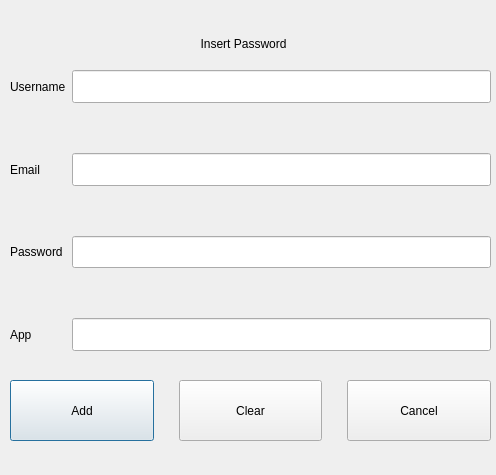
<?xml version="1.0" encoding="UTF-8"?>
<ui version="4.0">
 <class>dialogAdd</class>
 <widget class="QDialog" name="dialogAdd">
  <property name="geometry">
   <rect>
    <x>0</x>
    <y>0</y>
    <width>496</width>
    <height>475</height>
   </rect>
  </property>
  <property name="sizePolicy">
   <sizepolicy hsizetype="Fixed" vsizetype="Fixed">
    <horstretch>0</horstretch>
    <verstretch>0</verstretch>
   </sizepolicy>
  </property>
  <property name="windowTitle">
   <string>Dialog</string>
  </property>
  <widget class="QWidget" name="widgetTitle" native="true">
   <property name="geometry">
    <rect>
     <x>13</x>
     <y>13</y>
     <width>470</width>
     <height>51</height>
    </rect>
   </property>
   <widget class="QLabel" name="labelTitle">
    <property name="geometry">
     <rect>
      <x>0</x>
      <y>0</y>
      <width>461</width>
      <height>61</height>
     </rect>
    </property>
    <property name="layoutDirection">
     <enum>Qt::LeftToRight</enum>
    </property>
    <property name="text">
     <string>Insert Password</string>
    </property>
    <property name="alignment">
     <set>Qt::AlignCenter</set>
    </property>
   </widget>
  </widget>
  <widget class="QWidget" name="gridLayoutWidget_2">
   <property name="geometry">
    <rect>
     <x>10</x>
     <y>70</y>
     <width>481</width>
     <height>281</height>
    </rect>
   </property>
   <layout class="QGridLayout" name="gridLayoutForm">
    <property name="verticalSpacing">
     <number>50</number>
    </property>
    <item row="0" column="0">
     <widget class="QLabel" name="labelUsername">
      <property name="text">
       <string>Username</string>
      </property>
     </widget>
    </item>
    <item row="0" column="1">
     <widget class="QLineEdit" name="lineEditUsernameInsert">
      <property name="sizePolicy">
       <sizepolicy hsizetype="Expanding" vsizetype="Expanding">
        <horstretch>0</horstretch>
        <verstretch>0</verstretch>
       </sizepolicy>
      </property>
     </widget>
    </item>
    <item row="1" column="1">
     <widget class="QLineEdit" name="lineEditEmailInsert">
      <property name="sizePolicy">
       <sizepolicy hsizetype="Expanding" vsizetype="Expanding">
        <horstretch>0</horstretch>
        <verstretch>0</verstretch>
       </sizepolicy>
      </property>
     </widget>
    </item>
    <item row="2" column="1">
     <widget class="QLineEdit" name="lineEditPasswordInsert">
      <property name="sizePolicy">
       <sizepolicy hsizetype="Expanding" vsizetype="Expanding">
        <horstretch>0</horstretch>
        <verstretch>0</verstretch>
       </sizepolicy>
      </property>
     </widget>
    </item>
    <item row="2" column="0">
     <widget class="QLabel" name="labelPassword">
      <property name="text">
       <string>Password</string>
      </property>
     </widget>
    </item>
    <item row="1" column="0">
     <widget class="QLabel" name="labelEmail">
      <property name="text">
       <string>Email</string>
      </property>
     </widget>
    </item>
    <item row="3" column="0">
     <widget class="QLabel" name="labelApp">
      <property name="text">
       <string>App</string>
      </property>
     </widget>
    </item>
    <item row="3" column="1">
     <widget class="QLineEdit" name="lineEditAppInsert">
      <property name="sizePolicy">
       <sizepolicy hsizetype="Expanding" vsizetype="Expanding">
        <horstretch>0</horstretch>
        <verstretch>0</verstretch>
       </sizepolicy>
      </property>
     </widget>
    </item>
   </layout>
  </widget>
  <widget class="QWidget" name="widgetButtons" native="true">
   <property name="geometry">
    <rect>
     <x>10</x>
     <y>380</y>
     <width>481</width>
     <height>61</height>
    </rect>
   </property>
   <widget class="QWidget" name="horizontalLayoutWidget">
    <property name="geometry">
     <rect>
      <x>0</x>
      <y>0</y>
      <width>481</width>
      <height>61</height>
     </rect>
    </property>
    <layout class="QHBoxLayout" name="horizontalLayoutButtons">
     <property name="spacing">
      <number>25</number>
     </property>
     <item>
      <widget class="QPushButton" name="pushButtonAdd">
       <property name="sizePolicy">
        <sizepolicy hsizetype="Minimum" vsizetype="Expanding">
         <horstretch>0</horstretch>
         <verstretch>0</verstretch>
        </sizepolicy>
       </property>
       <property name="text">
        <string>Add</string>
       </property>
      </widget>
     </item>
     <item>
      <widget class="QPushButton" name="pushButtonClear">
       <property name="sizePolicy">
        <sizepolicy hsizetype="Minimum" vsizetype="Expanding">
         <horstretch>0</horstretch>
         <verstretch>0</verstretch>
        </sizepolicy>
       </property>
       <property name="text">
        <string>Clear</string>
       </property>
      </widget>
     </item>
     <item>
      <widget class="QPushButton" name="pushButtonCancel">
       <property name="sizePolicy">
        <sizepolicy hsizetype="Minimum" vsizetype="Expanding">
         <horstretch>0</horstretch>
         <verstretch>0</verstretch>
        </sizepolicy>
       </property>
       <property name="text">
        <string>Cancel</string>
       </property>
      </widget>
     </item>
    </layout>
   </widget>
  </widget>
 </widget>
 <resources/>
 <connections/>
</ui>
